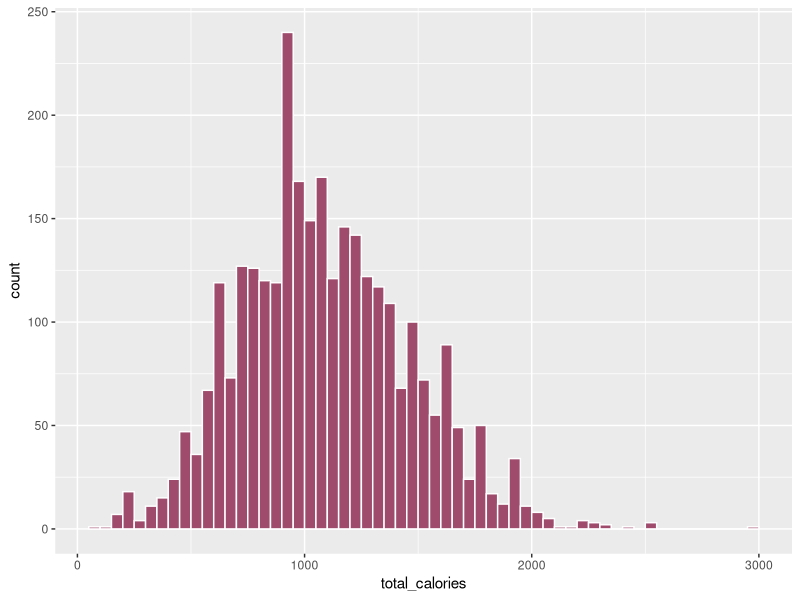

Write the R code that produced this figure. (Note: this script raises an error after producing the figure.)
# Histogram of Chipotle Meal Calories

setwd("~/Dropbox/pdv/data/chipotle") # set working directory if necessary

library(ggplot2) # load ggplot2 library
meals <- read.csv("meals.csv") # load meals data

# assign hex colors to variables
dark_pink <- "#9E4B6C"
white <- "#FFFFFF"

ggplot(data=meals, # select the data
       aes(x=total_calories)) +  # map total_calories to x-axis
       geom_histogram(fill = dark_pink, # set fill color
                      color = white, # set border color
                      binwidth = 50, # set binwidth to 50
                      center = 25)  # set first bar center to 25

# Remove background
ggplot(data=meals, 
       aes(x=total_calories)) +
       geom_histogram(fill = dark_pink,
                      col = light_gray,
                      binwidth = 50,
                      center = 25) +
       theme(panel.background = element_rect(fill=white)) # set bg to white
             

# Remove background, tickmarks, and titles
ggplot(data=meals, 
       aes(x=total_calories)) +
       geom_histogram(fill = dark_pink,
                      col = white,
                      binwidth = 50,
                      center = 25) +
       theme(panel.background = element_rect(fill=white), # set bg to white
             axis.ticks = element_blank(), # remove axis tickmarks
             axis.title = element_blank()) # remove axis titles

# Remove background, tickmarks, titles, and empty space between axes and data
ggplot(data=meals, 
       aes(x=total_calories)) +
       geom_histogram(fill = dark_pink,
                      col = white,
                      binwidth = 50,
                      center = 25) +
       scale_x_continuous(expand = c(0, 0)) +
       scale_y_continuous(expand = c(0, 0)) +
       theme(panel.background = element_rect(fill=white), # set bg to white
             axis.ticks = element_blank(), # remove axis tickmarks
             axis.title = element_blank()) # remove axis titles

## Adding contextual elements

# Add more labels to x-axis

# set breaks
x_breaks = seq(200, 2800, 200)

# set labels
x_labels <- c("200", "400", "600", "800", "1,000",
              "1,200", "1,400", "1,600", "1,800", "2,000",
              "2,200", "2,400", "2,600", "2,800")

ggplot(data=meals, 
       aes(x=total_calories)) +
       geom_histogram(fill = dark_pink,
                      col = white,
                      binwidth = 50,
                      center = 25) +
       scale_x_continuous(expand = c(0, 0),
                          breaks = x_breaks, 
                          labels = x_labels) + 
       scale_y_continuous(expand = c(0, 0)) +
       theme(panel.background = element_rect(fill=white),
             axis.ticks = element_blank(), 
             axis.title = element_blank(),
             axis.text.x = element_text(hjust = 0.1))  # change horizontal justification

# Change y-axis labels to percentages 

# set breaks
y_breaks = c(30, 60, 90, 120, 150, 181, 211)

# set labels
y_labels = c("1%", "2%", "3%", "4%", "5%", "6%", "7% of meals")

ggplot(data=meals, 
       aes(x=total_calories)) +
       geom_histogram(fill = dark_pink,
                      col = white,
                      binwidth = 50,
                      center = 25) +
       scale_x_continuous(expand = c(0, 0),
                          breaks = x_breaks, 
                          labels = x_labels) + 
       scale_y_continuous(expand = c(0, 0),
                          breaks = y_breaks, # add new breakpoints
                          labels = y_labels) + # add new labels
       theme(panel.background = element_rect(fill=white),
             axis.ticks = element_blank(), 
             axis.title = element_blank(),
             axis.text.x = element_text(hjust = 0.1))

# adjust horizontal justification of y-axis labels:

ggplot(data=meals, 
       aes(x=total_calories)) +
       geom_histogram(fill = dark_pink,
                      col = white,
                      binwidth = 50,
                      center = 25) +
       scale_x_continuous(expand = c(0, 0),
                          breaks = x_breaks, 
                          labels = x_labels) + 
       scale_y_continuous(expand = c(0, 0),
                          breaks = y_breaks, # add new breakpoints
                          labels = y_labels) + # add new labels
       theme(panel.background = element_rect(fill=white),
             axis.ticks = element_blank(), 
             axis.title = element_blank(),
             axis.text.x = element_text(hjust = 0.1),
             axis.text.y = element_text(hjust = 0))

# add horizontal gridlines

light_gray <- "#F0F0F0"

ggplot(data=meals, 
       aes(x=total_calories)) +
       geom_hline(yintercept = y_breaks, # add horizontal lines at y_breaks
                  color = light_gray) + # set to light gray
       geom_histogram(fill = dark_pink,
                      color = white,
                      binwidth = 50,
                      center = 25) +
       scale_x_continuous(expand = c(0, 0),
                          breaks = x_breaks, 
                          labels = x_labels) + 
       scale_y_continuous(expand = c(0, 0),
                          breaks = y_breaks, 
                          labels = y_labels) + 
       theme(panel.background = element_rect(fill=white),
             axis.ticks = element_blank(), 
             axis.title = element_blank(),
             axis.text.x = element_text(hjust = 0.1),
             axis.text.y = element_text(hjust = 0))

# shift labels on top of gridlines 

ggplot(data=meals, 
       aes(x=total_calories)) +
       geom_hline(yintercept = y_breaks, 
                  color = light_gray) + 
       geom_histogram(fill = dark_pink,
                      color = white,
                      binwidth = 50,
                      center = 25) +
       scale_x_continuous(expand = c(0, 0),
                          breaks = x_breaks, 
                          labels = x_labels) + 
       scale_y_continuous(expand = c(0, 0),
                          breaks = y_breaks, 
                          labels = y_labels) + 
       theme(panel.background = element_rect(fill=white),
             axis.ticks = element_blank(), 
             axis.title = element_blank(),
             axis.text.x = element_text(hjust = 0.1),
             axis.text.y = element_text(hjust = 0,
                                        vjust = -0.3, # shift labels up
                                        margin = margin(r = -53))) # pull all axis text into plot

# Adding text annotations

# colors
white <- "#FFFFFF"
dark_pink <- "#9E4B6C"
dark_gray <- "#333333"
light_gray <- "#F0F0F0"

# annotations
twoperc_text <- "About 2 percent of meals\nhad more than 2,000\ncalories."

# lineheight for annotations
lh = 1.1

ggplot(data=meals, 
       aes(x=total_calories)) +
       geom_hline(yintercept = y_breaks, 
                  color = light_gray) + 
       geom_histogram(fill = dark_pink,
                      color = white,
                      binwidth = 50,
                      center = 25) +
       annotate(geom = "text", # add a text geom
                label = twoperc_text, # set label for geom
                x = 2015, # set horizontal position
                y = 45,  # set vertical position
                hjust = 0, # left-justify text
                lineheight = lh, # set lineheight to 1.1
                color = dark_gray) + # set color to dark gray
       scale_x_continuous(expand = c(0, 0),
                          breaks = x_breaks, 
                          labels = x_labels) + 
       scale_y_continuous(expand = c(0, 0),
                          breaks = y_breaks, 
                          labels = y_labels) + 
       theme(panel.background = element_rect(fill=white),
             axis.ticks = element_blank(), 
             axis.title = element_blank(),
             axis.text.x = element_text(hjust = 0.1),
             axis.text.y = element_text(hjust = 0,
                                        vjust = -0.3,
                                        margin = margin(r = -53))) 

# add remaining annotations

average_text <- "Many burritos and burrito\nbowls end up with 900 to\n1,000 calories."
guacbump_text <- "This small bump is\nmostly from sides of\nchips and guacamole."
rda_text <- "Recommended dietary allowance\n2,000 calories"
twoperc_text <- "About 2 percent of meals\nhad more than 2,000\ncalories."

ggplot(data=meals, 
       aes(x=total_calories)) +
       geom_hline(yintercept = y_breaks, 
                  color = light_gray) + 
       geom_histogram(fill = dark_pink,
                      color = white,
                      binwidth = 50,
                      center = 25) +
       annotate(geom = "text", 
                label = average_text,
                x = 1050, 
                y = 225, 
                hjust = 0, 
                lineheight = lh, 
                color = dark_gray) + 
       annotate(geom = "text", 
                label = guacbump_text, 
                x = 1450,
                y = 120, 
                hjust = 0, 
                lineheight = lh, 
                color = dark_gray) + 
       annotate(geom = "text", 
                label = rda_text,
                size = 3, # set a smaller text size
                x = 2015,
                y = 218, 
                hjust = 0,
                lineheight = lh,
                color = dark_gray) +
       annotate(geom = "text",
                label = twoperc_text, 
                x = 2015, 
                y = 45, 
                hjust = 0, 
                lineheight = lh,
                color = dark_gray) +
       scale_x_continuous(expand = c(0, 0),
                          breaks = x_breaks, 
                          labels = x_labels) + 
       scale_y_continuous(expand = c(0, 0),
                          breaks = y_breaks, 
                          labels = y_labels) + 
       theme(panel.background = element_rect(fill=white),
             axis.ticks = element_blank(), 
             axis.title = element_blank(),
             axis.text.x = element_text(hjust = 0.1),
             axis.text.y = element_text(hjust = 0,
                                        vjust = -0.3,
                                        margin = margin(r = -53))) 

# Add vertical guideline at x = 2000

ggplot(data=meals, 
       aes(x=total_calories)) +
       geom_hline(yintercept = y_breaks, 
                  color = light_gray) + 
       geom_histogram(fill = dark_pink,
                      color = white,
                      binwidth = 50,
                      center = 25) +
       geom_vline(xintercept = 2000, # add vertical line at x = 2000
                  color = dark_gray) + # set to dark gray
       annotate(geom = "text", 
                label = average_text,
                x = 1050, 
                y = 225, 
                hjust = 0, 
                lineheight = lh, 
                color = dark_gray) + 
       annotate(geom = "text", 
                label = guacbump_text, 
                x = 1450,
                y = 120, 
                hjust = 0, 
                lineheight = lh, 
                color = dark_gray) + 
       annotate(geom = "text", 
                label = rda_text,
                size = 3,
                x = 2015,
                y = 218, 
                hjust = 0,
                lineheight = lh,
                color = dark_gray) +
       annotate(geom = "text",
                label = twoperc_text, 
                x = 2015, 
                y = 45, 
                hjust = 0, 
                lineheight = lh,
                color = dark_gray) +
       scale_x_continuous(expand = c(0, 0),
                          breaks = x_breaks, 
                          labels = x_labels) + 
       scale_y_continuous(expand = c(0, 0),
                          breaks = y_breaks, 
                          labels = y_labels) + 
       theme(panel.background = element_rect(fill=white),
             axis.ticks = element_blank(), 
             axis.title = element_blank(),
             axis.text.x = element_text(hjust = 0.1),
             axis.text.y = element_text(hjust = 0,
                                        vjust = -0.3,
                                        margin = margin(r = -53)))

# add plot title
plot_title <- "At Chipotle, How Many Calories Do People Really Eat?"

ggplot(data=meals, 
       aes(x=total_calories)) +
       geom_hline(yintercept = y_breaks, 
                  color = light_gray) + 
       geom_histogram(fill = dark_pink,
                      color = white,
                      binwidth = 50,
                      center = 25) +
       geom_vline(xintercept = 2000,
                  color = dark_gray) +
       ggtitle(plot_title) + # add plot title
       annotate(geom = "text", 
                label = average_text,
                x = 1050, 
                y = 225, 
                hjust = 0, 
                lineheight = lh, 
                color = dark_gray) + 
       annotate(geom = "text", 
                label = guacbump_text, 
                x = 1450,
                y = 120, 
                hjust = 0, 
                lineheight = lh, 
                color = dark_gray) + 
       annotate(geom = "text", 
                label = rda_text,
                size = 3,
                x = 2015,
                y = 218, 
                hjust = 0,
                lineheight = lh,
                color = dark_gray) +
       annotate(geom = "text",
                label = twoperc_text, 
                x = 2015, 
                y = 45, 
                hjust = 0, 
                lineheight = lh,
                color = dark_gray) +
       scale_x_continuous(expand = c(0, 0),
                          breaks = x_breaks, 
                          labels = x_labels) + 
       scale_y_continuous(expand = c(0, 0),
                          breaks = y_breaks, 
                          labels = y_labels) + 
       theme(panel.background = element_rect(fill=white),
             plot.title = element_text(size = 26, # increase title font size
                                       margin = margin(b = 30)), # add bottom margin
             axis.ticks = element_blank(), 
             axis.title = element_blank(),
             axis.text.x = element_text(hjust = 0.1),
             axis.text.y = element_text(hjust = 0,
                                        vjust = -0.3,
                                        margin = margin(r = -53)))


####################################################################
# Final plotting code:

library(ggplot2) # load ggplot2 library
meals <- read.csv("meals.csv") # load meals data

# colors
white <- "#FFFFFF"
dark_pink <- "#9E4B6C"
dark_gray <- "#333333"
light_gray <- "#F0F0F0"

# axis breaks and labels
x_breaks = seq(200, 2800, 200)
x_labels <- c("200", "400", "600", "800", "1,000",
              "1,200", "1,400", "1,600", "1,800", "2,000",
              "2,200", "2,400", "2,600", "2,800")

y_breaks = c(30, 60, 90, 120, 150, 181, 211)
y_labels = c("1%", "2%", "3%", "4%", "5%", "6%", "7% of meals")

# lineheight for annotations
lh = 1.1

# annotation text
average_text <- "Many burritos and burrito\nbowls end up with 900 to\n1,000 calories."
guacbump_text <- "This small bump is\nmostly from sides of\nchips and guacamole."
rda_text <- "Recommended dietary allowance\n2,000 calories"
twoperc_text <- "About 2 percent of meals\nhad more than 2,000\ncalories."

# plot title
plot_title <- "At Chipotle, How Many Calories Do People Really Eat?"

ggplot(data=meals, # use meals dataframe 
       aes(x=total_calories)) + # map x to total_calories
  geom_hline(yintercept = y_breaks, # draw horizontal lines at y_breaks
             color = light_gray) + 
  geom_histogram(fill = dark_pink,
                 color = white,
                 binwidth = 50, # set binwidth to 50 calories wide
                 center = 25) + # center bins on multiples of 25
  geom_vline(xintercept = 2000, # draw vertical line at x = 2000
             color = dark_gray) +
  ggtitle(plot_title) + # add plot title
  annotate(geom = "text", # add average_text text annotation
           label = average_text,
           x = 1050, # set x-position
           y = 225,  # set y-position
           hjust = 0, # left-justify text
           lineheight = lh, # set smaller lineheight
           color = dark_gray) + 
  annotate(geom = "text", 
           label = guacbump_text, 
           x = 1450,
           y = 120, 
           hjust = 0, 
           lineheight = lh, 
           color = dark_gray) + 
  annotate(geom = "text", 
           label = rda_text,
           size = 3,
           x = 2015,
           y = 218, 
           hjust = 0,
           lineheight = lh,
           color = dark_gray) +
  annotate(geom = "text",
           label = twoperc_text, 
           x = 2015, 
           y = 45, 
           hjust = 0, 
           lineheight = lh,
           color = dark_gray) +
  scale_x_continuous(expand = c(0, 0), # reduce padding around axis
                     breaks = x_breaks, # set x-axis breaks
                     labels = x_labels) +  # set x-axis labels
  scale_y_continuous(expand = c(0, 0),
                     breaks = y_breaks, 
                     labels = y_labels) + 
  theme(panel.background = element_rect(fill=white), # set background to white
        plot.title = element_text(size = 26, # increase title font size
                                  margin = margin(b = 30)), # add bottom margin
        axis.ticks = element_blank(), # remove axis ticks
        axis.title = element_blank(), # remove axis titles
        axis.text.x = element_text(hjust = 0.1), # shift x-axis labels right
        axis.text.y = element_text(hjust = 0, # left-justify y-axis labels
                                   vjust = -0.3, # shift y-axis labels up
                                   margin = margin(r = -53))) # pull y-axis
                                                              # labels into
                                                              # plot with
                                                              # negative margin